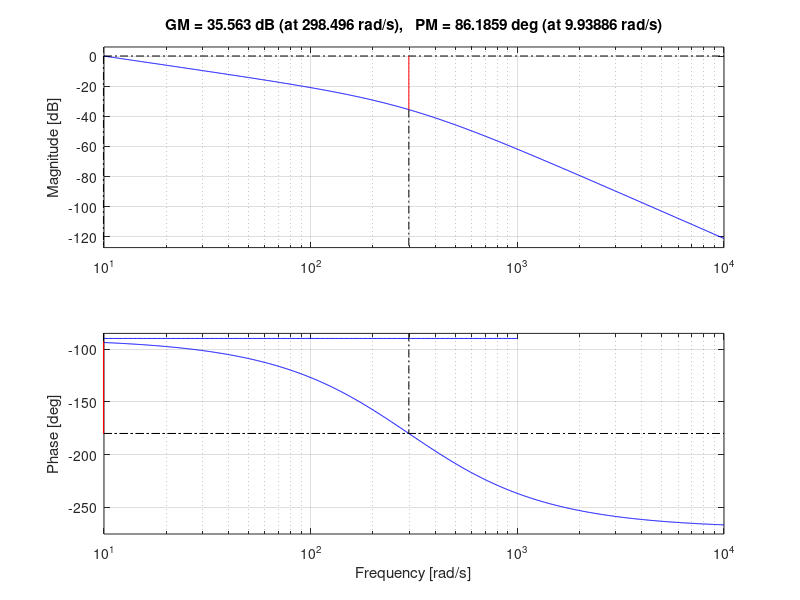
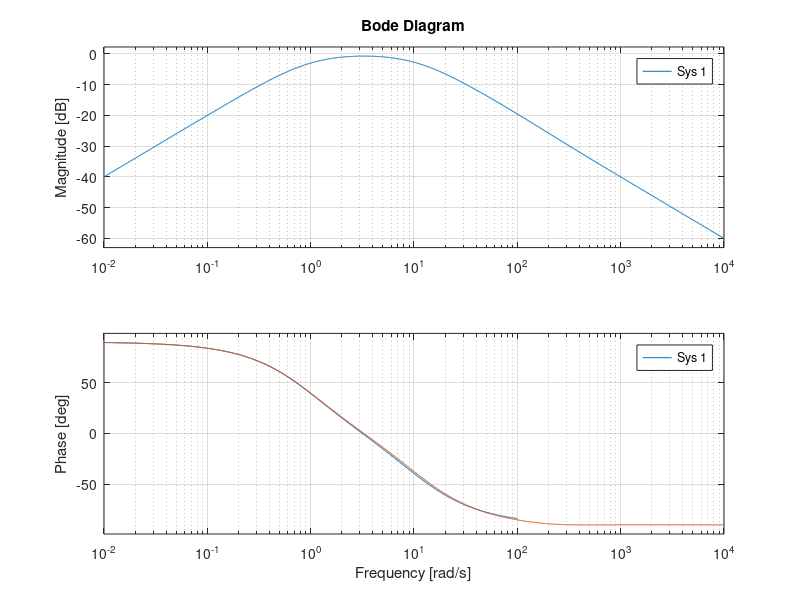
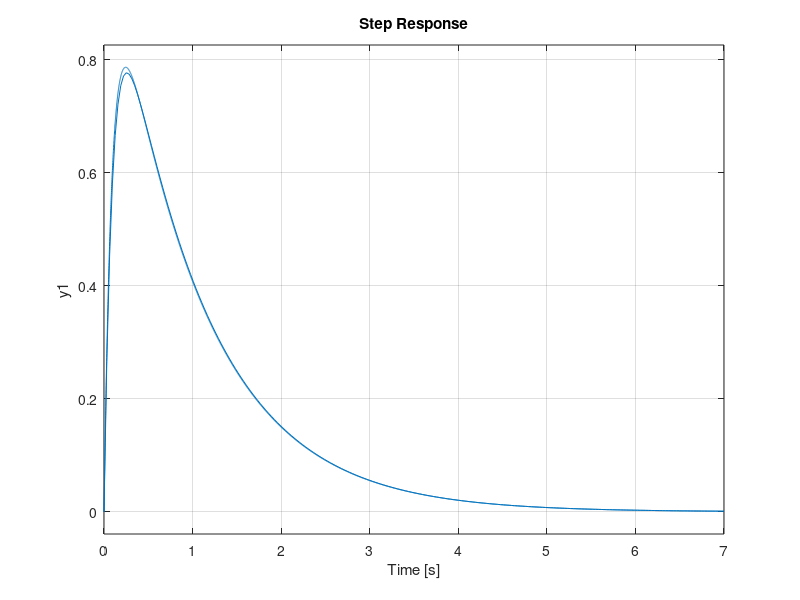
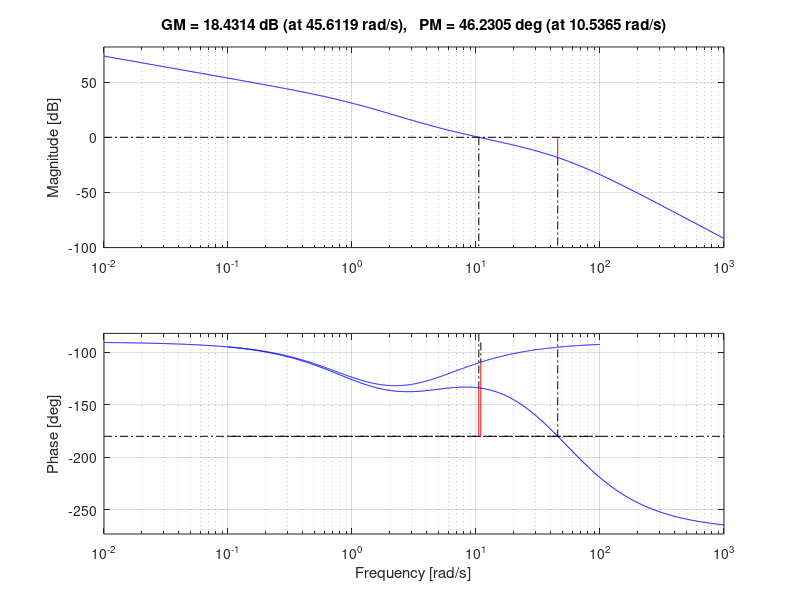

Write the MATLAB code that produced these figures, in order. (Note: this script raises an error after producing the figures.)
clear;
s = tf('s');
G = 20/((s + 1)*((s/20)^2) + s/20 + 1);
Gd = 10/(s + 1);

%% exe 4.2.1
% calculate cross-over frequency; note: 20log10(mag) > 0
[~, ~, ~, wc] = margin(Gd);
L = wc/s;
Fy = L/G;

% approximation to make controller proper
p1 = 30*wc;
p2 = 30*wc;
Fy_prop = Fy*p1*p2/((s + p1)*(s + p2));

% plot the result
figure(1)
margin(minreal(Fy*G));
hold on;
margin(minreal(Fy_prop*G));

figure(2)
bode(minreal(Gd/(1 + Fy*G)));
hold on;
bode(minreal(Gd/(1 + Fy_prop*G)));

figure(3)
step(minreal(Gd/(1 + Fy*G)));
hold on;
step(minreal(Gd/(1 + Fy_prop*G)));

%% exe 4.2.2
% define integral controller
wi = 0.5*wc;
Fy = (s + wi)*Gd/(s*G);

% approximation to make controller proper
p1 = 5*wc;
p2 = 5*wc;
Fy_prop = Fy*p1*p2/((s + p1)*(s + p2));

% plot the result
figure(4)
margin(minreal(Fy*G));
hold on;
margin(minreal(Fy_prop*G));

figure(5)
bode(minreal(Gd/(1 + Fy*G)));
hold on;
bode(minreal(Gd/(1 + Fy_prop*G)));

figure(6)
step(minreal(Gd/(1 + Fy*G)));
hold on;
step(minreal(Gd/(1 + Fy_prop*G)));

%% exe 4.2.3
% define parameters
pm = 30;
wd = wc + 6;
tau = 0.1;

% construct lead compensator
[~, p_lag] = bode(Fy_prop*G, wd);
p_lead = 180 - abs(pm - p_lag);
beta = (1 - sin(deg2rad(p_lead)))/(1 + sin(deg2rad(p_lead)));
Td = 1/(wd*sqrt(beta));
F_lead = (Td*s + 1)/(beta*Td*s + 1);
K = 1/abs(evalfr(Fy_prop*G*F_lead, j*wd));
F_lead = K*(Td*s + 1)/(beta*Td*s + 1);

% obtain Fy and Fr
Fy = Fy_prop*F_lead;
Fr = 1/(tau*s + 1);

% plot the results
figure(7)
bode(minreal(1/(1 + Fy*G)));
hold on;
bode(minreal(Fy*G/(1 + Fy*G)));

figure(8)
step(minreal(Fr*Fy*G/(1 + Fy*G)));

figure(9)
step(minreal(Gd/(1 + Fy*G)));





